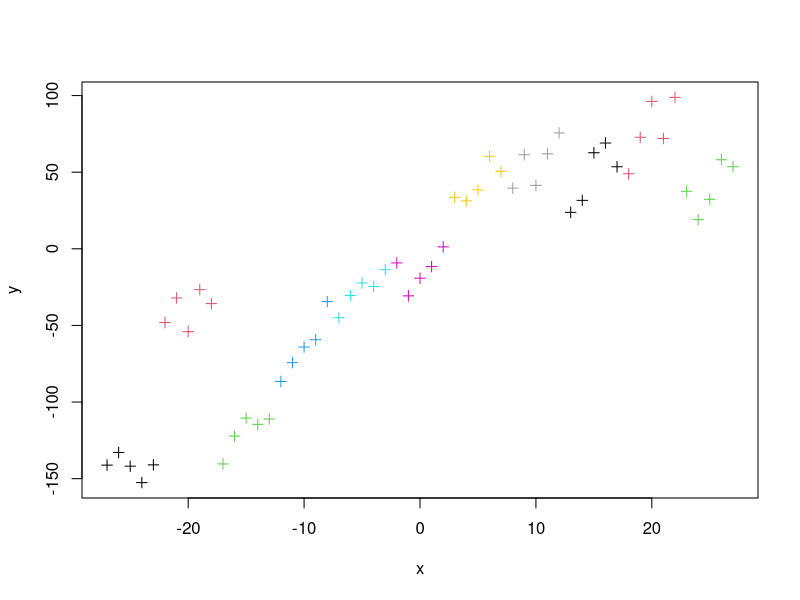

Here is the R script that generated this plot: (Note: this script raises an error after producing the figure.)
a <- 5
b <- 10
sigma <- 10
rsigma = 30
group = rep(1:11, each = 5)
randomEffect = rnorm(11, sd = rsigma)

x <- -27:27
y <- a * x + b + rnorm(55,0,sd = sigma) + randomEffect[group]
plot(x,y, col = group, pch = 3)
dat = data.frame(x, y, group)

library(effects)
# neglect group
fit <- lm(y ~ x, data = dat)
summary(fit)
ranef(fit)
plot(allEffects(fit, partial.residuals = T))

# adjust for group via fixed effect
groupF = as.factor(group)
fit <- lm(y ~ x + groupF)
summary(fit)
plot(allEffects(fit, partial.residuals = T ))

# adjust for group via RE
library(lme4)
fit <- lmer(y ~ x + (1|group), data = dat)
summary(fit)
plot(predict(fit), residuals(fit))
